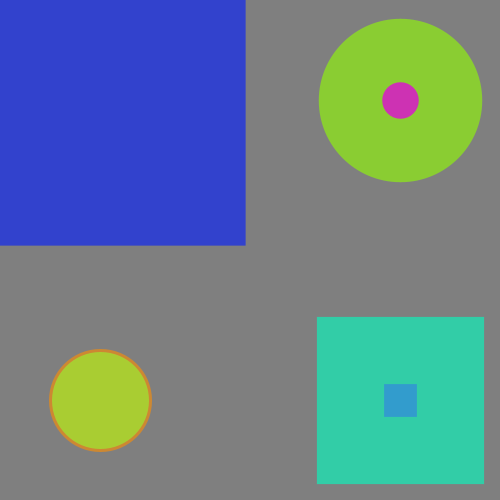
Frame 1 (no input)
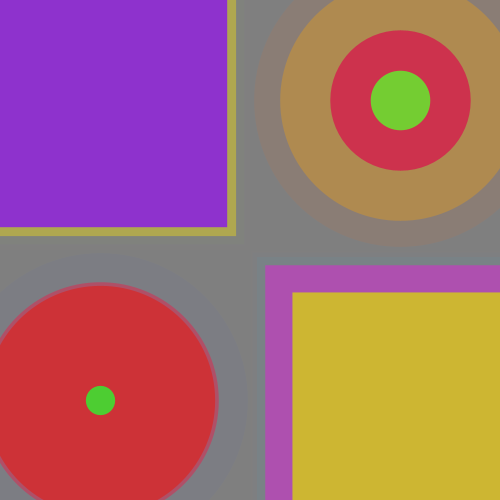
Frame 60 (the mouse pressed at the canvas centre just before this capture)
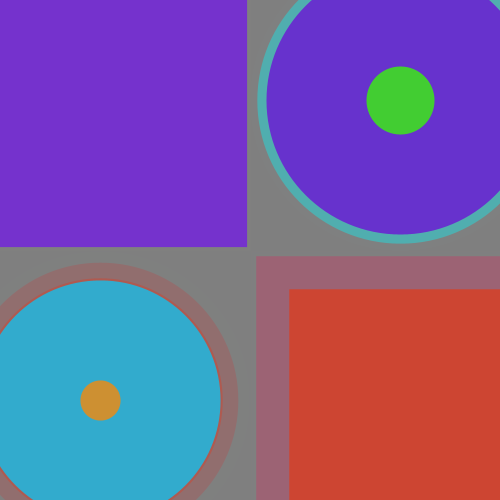
Frame 120 (the mouse held since frame 60 and released just before this capture)

The Processing sketch that drew these frames (run headless with seeded random() and noise(); from frame 60 on, the mouse is pressed at the canvas centre):

// Processing sketch: sketch_14
// ── sketch_14.pde
void setup() {
  colorMode(HSB);
  size(500,500);
  background(0,0,127);
  frameRate(20);
}
void draw() {
  for(int x = 0; x < 4; x++) {
    stroke(random(256),255,255);
    fill(random(256),255,255);
    strokeWeight(random(200));
    if (x == 0) {
      rect(50,50,100,100);
    }
    if (x == 1) {
      ellipse(400,100,100,100);
    }
    if (x == 2) {
      rect(350,350,100,100);
    }
    if (x == 3) {
      ellipse(100,400,100,100);
    }
  }
  fill(0,0,127,100);
  noStroke();
  rect(0,0,width,height);
}
